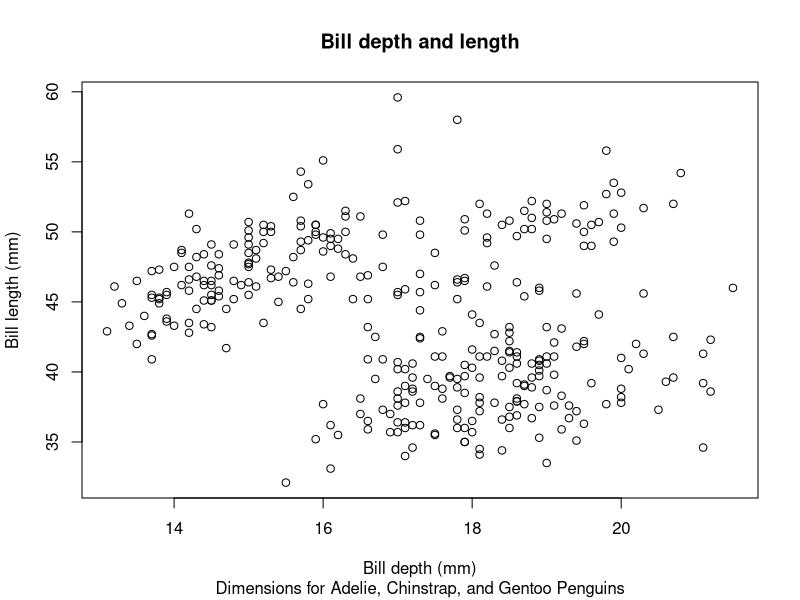

Write the R code that produced this figure.
library(tidyverse)
theme_set(theme_bw())
library(palmerpenguins)

# A basic ggplot ---------------------------------------------------------------
penguins
plot(bill_length_mm ~ bill_depth_mm, penguins,
     main = "Bill depth and length",
     sub = "Dimensions for Adelie, Chinstrap, and Gentoo Penguins",
     xlab = "Bill depth (mm)",
     ylab = "Bill length (mm)")


# Aesthetics -------------------------------------------------------------------
# 1. shape
# 2. colour
# 3. size
# 4. alpha


# Also note the difference between mapping and setting


# Faceting ---------------------------------------------------------------------
p <-
  ggplot(penguins, aes(bill_depth_mm, bill_length_mm)) + 
  geom_point(aes(col = species, shape = island), size = 3)

# facet_grid() -- A matrix of panels. Use when you have one or two discrete
# variables.

# facet_wrap() -- Instead of a matrix, wrap a sequence of panels into 2d.

# free scales





